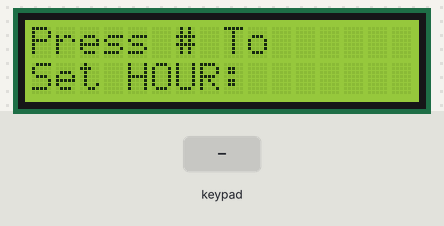
Simulated run of this sketch. Board: ESP32. On the bench: 16×2 character LCD. The test bench sets the inputs (shaded band). What the sketch prints to the serial monitor is not drawn.

Above: at 4.3 s.
4.4 s: keypad keys 3 4 3 5 1 4 2 7 # pressed 0.4 s apart
At 9.2 s:
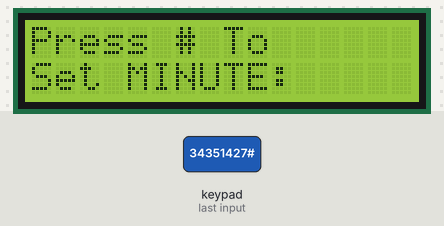
10.1 s: key '6' pressed
At 10.4 s:
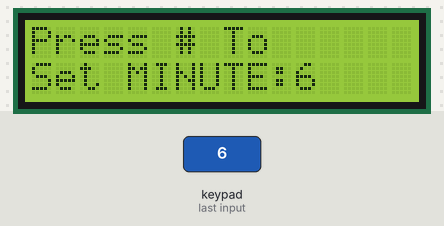
11.6 s: key '8' pressed
At 12.7 s:
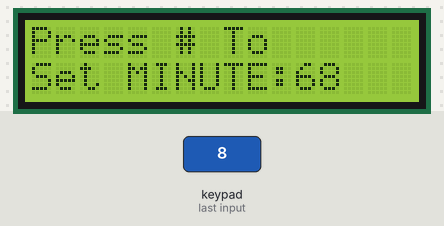
13.1 s: keypad keys 3 4 3 5 1 4 2 7 * pressed 0.4 s apart
At 17.7 s:
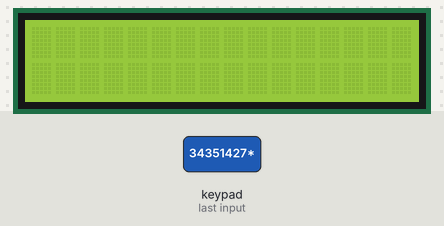
Timing chart, 0 to 19.2 s (numbered marks = the images above; inputs shaded):
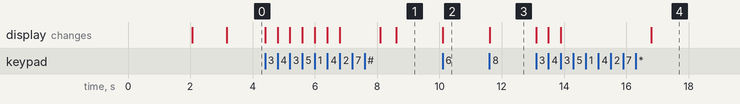

Measured:
- after the input at 4.4 s, the display: first changes at once (image 1 shows a later state)
- after the input at 10.1 s, the display: changes at once (image 2)
- after the input at 11.6 s, the display: changes at once (image 3)
- after the input at 13.1 s, the display: first changes at once (image 4 shows a later state)

The sketch:

keypad_clock.ino
```cpp
#include <LiquidCrystal.h>
#include<Wire.h>
#include <Keypad.h>

int clock1(int hr, int minute, int sec);

int date(int hr, int minute, int sec);
int rs = 19;
int en = 23;
int d4 = 18;
int d5 = 17;
int d6 = 16;
int d7 = 15;
LiquidCrystal lcd(rs, en, d4, d5, d6, d7);

int i, j, k, hr1, minute1, sec1;

int flag = 0;

// Set the LCD address to 0x27 for a 16 chars and 2 line display

const byte ROWS = 4;  //four rows

const byte COLS = 4;  //three columns

char keys[ROWS][COLS] = {

  { '1', '2', '3', 'A' },

  { '4', '5', '6', 'B' },

  { '7', '8', '9', 'C' },

  { '*', '0', '#', 'D' }

};

byte rowPins[ROWS] = { 34, 35, 14, 27 };  //connect to the row pinouts of the keypad

byte colPins[COLS] = { 26, 25, 33, 32 };  //connect to the column pinouts of the keypad


Keypad keypad = Keypad(makeKeymap(keys), rowPins, colPins, ROWS, COLS);

void setup()

{

  Serial.begin(115200);
  lcd.begin(16, 2);

  lcd.setCursor(0, 0);

  lcd.print("WELCOME,");

  lcd.setCursor(0, 1);

  lcd.print("To Digital Clock");

  delay(2000);

  lcd.clear();

  delay(1100);
}

void loop() {


  if (flag == 0) {

    hr1 = sethour();

    minute1 = setmin();

    sec1 = 00;
  }


  clock1(hr1, minute1, sec1);
  delay(1000);
}
int sethour()  //for setting the hour format

{

  lcd.setCursor(0, 0);

  lcd.print("Press # To");

  lcd.setCursor(0, 1);

  lcd.print("Set HOUR:");

  int val1 = getKeypadIntegerMulti();

  Serial.println("Value is");

  Serial.println(val1);


  delay(500);


  lcd.clear();

  delay(500);

  return val1;
}


int setmin()  //for setting the minute format

{

  lcd.setCursor(0, 0);

  lcd.print("Press # To");

  lcd.setCursor(0, 1);

  lcd.print("Set MINUTE:");

  int val2 = getKeypadIntegerMulti();


  Serial.println("Value is");

  Serial.println(val2);


  delay(500);


  lcd.clear();

  delay(500);

  return val2;
}

long getKeypadIntegerMulti()

{


  long value = 0;  // the number accumulator

  long keyvalue;  // the key pressed at current moment

  int isnum;

  Serial.println("Enter the digits ");

  Serial.print("You have typed: ");


  do

  {

    keyvalue = keypad.getKey();  // input the key

    isnum = (keyvalue >= '0' && keyvalue <= '9');  // is it a digit?

    if (isnum)

    {

      Serial.print(keyvalue - '0');

      lcd.print(keyvalue - '0');

      value = value * 10 + keyvalue - '0';  // accumulate the input number
    }


  } while (isnum || !keyvalue);  // until not a digit or while no key pressed

  //


  Serial.println(" ");

  Serial.print("Returning from funtion: ");

  Serial.println(value);

  return value;


}  //getKeypadInteger

int clock1(int hr, int minute, int sec)

{


  if (hr == 0 || minute < 60 && sec == 0 || sec < 60)


  {


    // i loop for  day hour

    for (i = hr; i < 24; i++)

    {


      // j loop for day mins

      for (j = minute; j < 60; j++)

      {

        //k loop for day seconds

        for (k = sec; k < 60; k++)

        {


          lcd.print("Time: ");


          if (i <= 9) {  // for hour setting if 0  to 9 then set 0 in front of them like 01,02,03 etc.

            lcd.print("0");
          }

          lcd.print(i, DEC);

          lcd.print(":");


          if (j <= 9) {

            lcd.print("0");
          }

          lcd.print(j, DEC);

          lcd.print(":");


          if (i < 12)

          {

            if (k <= 9)

            {

              lcd.print("0");
            }


            lcd.print(k);

            lcd.print("AM");

          }


          else

          {

            if (k <= 9)

            {

              lcd.print("0");
            }


            lcd.print(k);

            lcd.print("PM");
          }


          delay(100);

          lcd.clear();
        }

        sec = 0;

        minute = 0;

        lcd.clear();
      }
    }
  }

  lcd.clear();

  hr = 0;

  minute = 0;

  sec = 0;

  flag = 1;
}
```
